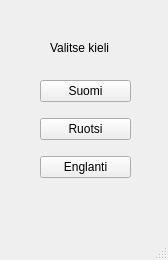
<?xml version="1.0" encoding="UTF-8"?>
<ui version="4.0">
 <class>Kieli</class>
 <widget class="QMainWindow" name="Kieli">
  <property name="geometry">
   <rect>
    <x>0</x>
    <y>0</y>
    <width>168</width>
    <height>260</height>
   </rect>
  </property>
  <property name="windowTitle">
   <string>Kielen valinta</string>
  </property>
  <widget class="QWidget" name="centralwidget">
   <widget class="QLabel" name="label">
    <property name="geometry">
     <rect>
      <x>50</x>
      <y>40</y>
      <width>81</width>
      <height>16</height>
     </rect>
    </property>
    <property name="text">
     <string>Valitse kieli</string>
    </property>
   </widget>
   <widget class="QWidget" name="">
    <property name="geometry">
     <rect>
      <x>40</x>
      <y>70</y>
      <width>91</width>
      <height>121</height>
     </rect>
    </property>
    <layout class="QVBoxLayout" name="verticalLayout">
     <item>
      <widget class="QPushButton" name="pushButton">
       <property name="text">
        <string>Suomi</string>
       </property>
      </widget>
     </item>
     <item>
      <widget class="QPushButton" name="pushButton_2">
       <property name="text">
        <string>Ruotsi</string>
       </property>
      </widget>
     </item>
     <item>
      <widget class="QPushButton" name="pushButton_3">
       <property name="text">
        <string>Englanti</string>
       </property>
      </widget>
     </item>
    </layout>
   </widget>
  </widget>
  <widget class="QMenuBar" name="menubar">
   <property name="geometry">
    <rect>
     <x>0</x>
     <y>0</y>
     <width>168</width>
     <height>21</height>
    </rect>
   </property>
  </widget>
  <widget class="QStatusBar" name="statusbar"/>
 </widget>
 <resources/>
 <connections/>
</ui>
